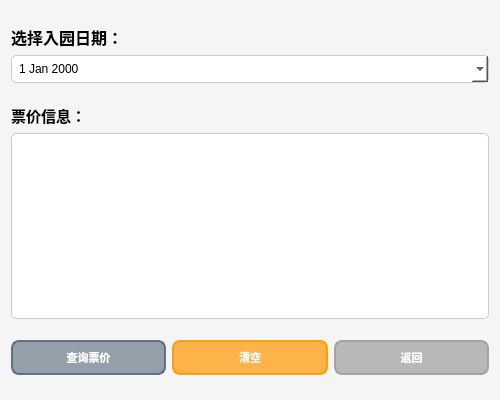
<?xml version="1.0" encoding="UTF-8"?>
<ui version="4.0">
 <class>QueryDialog</class>
 <widget class="QDialog" name="QueryDialog">
  <property name="geometry">
   <rect>
    <x>0</x>
    <y>0</y>
    <width>500</width>
    <height>400</height>
   </rect>
  </property>
  <property name="windowTitle">
   <string>票价查询</string>
  </property>
  <property name="styleSheet">
   <string notr="true">QDialog {
    background-color: #f5f5f5;
}</string>
  </property>
  <layout class="QVBoxLayout" name="verticalLayout">
   <item>
    <spacer name="verticalSpacer">
     <property name="orientation">
      <enum>Qt::Vertical</enum>
     </property>
     <property name="sizeHint" stdset="0">
      <size>
       <width>20</width>
       <height>20</height>
      </size>
     </property>
    </spacer>
   </item>
   <item>
    <widget class="QLabel" name="label">
     <property name="font">
      <font>
       <pointsize>12</pointsize>
       <weight>75</weight>
       <bold>true</bold>
      </font>
     </property>
     <property name="text">
      <string>选择入园日期：</string>
     </property>
    </widget>
   </item>
   <item>
    <widget class="QDateEdit" name="dateEdit">
     <property name="calendarPopup">
      <bool>true</bool>
     </property>
     <property name="styleSheet">
      <string notr="true">QDateEdit {
    padding: 5px;
    border: 1px solid #ccc;
    border-radius: 5px;
    background-color: white;
}</string>
     </property>
    </widget>
   </item>
   <item>
    <spacer name="verticalSpacer_2">
     <property name="orientation">
      <enum>Qt::Vertical</enum>
     </property>
     <property name="sizeHint" stdset="0">
      <size>
       <width>20</width>
       <height>20</height>
      </size>
     </property>
    </spacer>
   </item>
   <item>
    <widget class="QLabel" name="resultLabel">
     <property name="font">
      <font>
       <pointsize>11</pointsize>
       <weight>75</weight>
       <bold>true</bold>
      </font>
     </property>
     <property name="text">
      <string>票价信息：</string>
     </property>
    </widget>
   </item>
   <item>
    <widget class="QTextEdit" name="resultText">
     <property name="styleSheet">
      <string notr="true">QTextEdit {
    background-color: white;
    border: 1px solid #ccc;
    border-radius: 5px;
    padding: 10px;
    font-family: "Microsoft YaHei", sans-serif;
}</string>
     </property>
     <property name="readOnly">
      <bool>true</bool>
     </property>
    </widget>
   </item>
   <item>
    <spacer name="verticalSpacer_3">
     <property name="orientation">
      <enum>Qt::Vertical</enum>
     </property>
     <property name="sizeHint" stdset="0">
      <size>
       <width>20</width>
       <height>20</height>
      </size>
     </property>
    </spacer>
   </item>
   <item>
    <layout class="QHBoxLayout" name="horizontalLayout">
     <item>
      <widget class="QPushButton" name="queryButton">
       <property name="minimumSize">
        <size>
         <width>0</width>
         <height>35</height>
        </size>
       </property>
       <property name="styleSheet">
        <string notr="true">QPushButton {
    background-color: rgba(108, 123, 139, 0.7);
    color: white;
    border: 2px solid rgba(90, 103, 117, 0.9);
    border-radius: 8px;
    padding: 8px 15px;
    font-weight: bold;
    font-size: 11px;
}
QPushButton:hover {
    background-color: rgba(90, 103, 117, 0.9);
    border: 2px solid rgba(74, 85, 104, 0.9);
}
QPushButton:pressed {
    background-color: rgba(74, 85, 104, 0.9);
}</string>
       </property>
       <property name="text">
        <string>查询票价</string>
       </property>
      </widget>
     </item>
     <item>
      <widget class="QPushButton" name="clearButton">
       <property name="minimumSize">
        <size>
         <width>0</width>
         <height>35</height>
        </size>
       </property>
       <property name="styleSheet">
        <string notr="true">QPushButton {
    background-color: rgba(255, 152, 0, 0.7);
    color: white;
    border: 2px solid rgba(255, 152, 0, 0.9);
    border-radius: 8px;
    padding: 8px 15px;
    font-weight: bold;
    font-size: 11px;
}
QPushButton:hover {
    background-color: rgba(255, 152, 0, 0.9);
    border: 2px solid rgba(235, 132, 0, 0.9);
}
QPushButton:pressed {
    background-color: rgba(235, 132, 0, 0.9);
}</string>
       </property>
       <property name="text">
        <string>清空</string>
       </property>
      </widget>
     </item>
     <item>
      <widget class="QPushButton" name="backButton">
       <property name="minimumSize">
        <size>
         <width>0</width>
         <height>35</height>
        </size>
       </property>
       <property name="styleSheet">
        <string notr="true">QPushButton {
    background-color: rgba(158, 158, 158, 0.7);
    color: white;
    border: 2px solid rgba(158, 158, 158, 0.9);
    border-radius: 8px;
    padding: 8px 15px;
    font-weight: bold;
    font-size: 11px;
}
QPushButton:hover {
    background-color: rgba(158, 158, 158, 0.9);
    border: 2px solid rgba(138, 138, 138, 0.9);
}
QPushButton:pressed {
    background-color: rgba(138, 138, 138, 0.9);
}</string>
       </property>
       <property name="text">
        <string>返回</string>
       </property>
      </widget>
     </item>
    </layout>
   </item>
   <item>
    <spacer name="verticalSpacer_4">
     <property name="orientation">
      <enum>Qt::Vertical</enum>
     </property>
     <property name="sizeHint" stdset="0">
      <size>
       <width>20</width>
       <height>20</height>
      </size>
     </property>
    </spacer>
   </item>
  </layout>
 </widget>
 <resources/>
 <connections/>
</ui>
